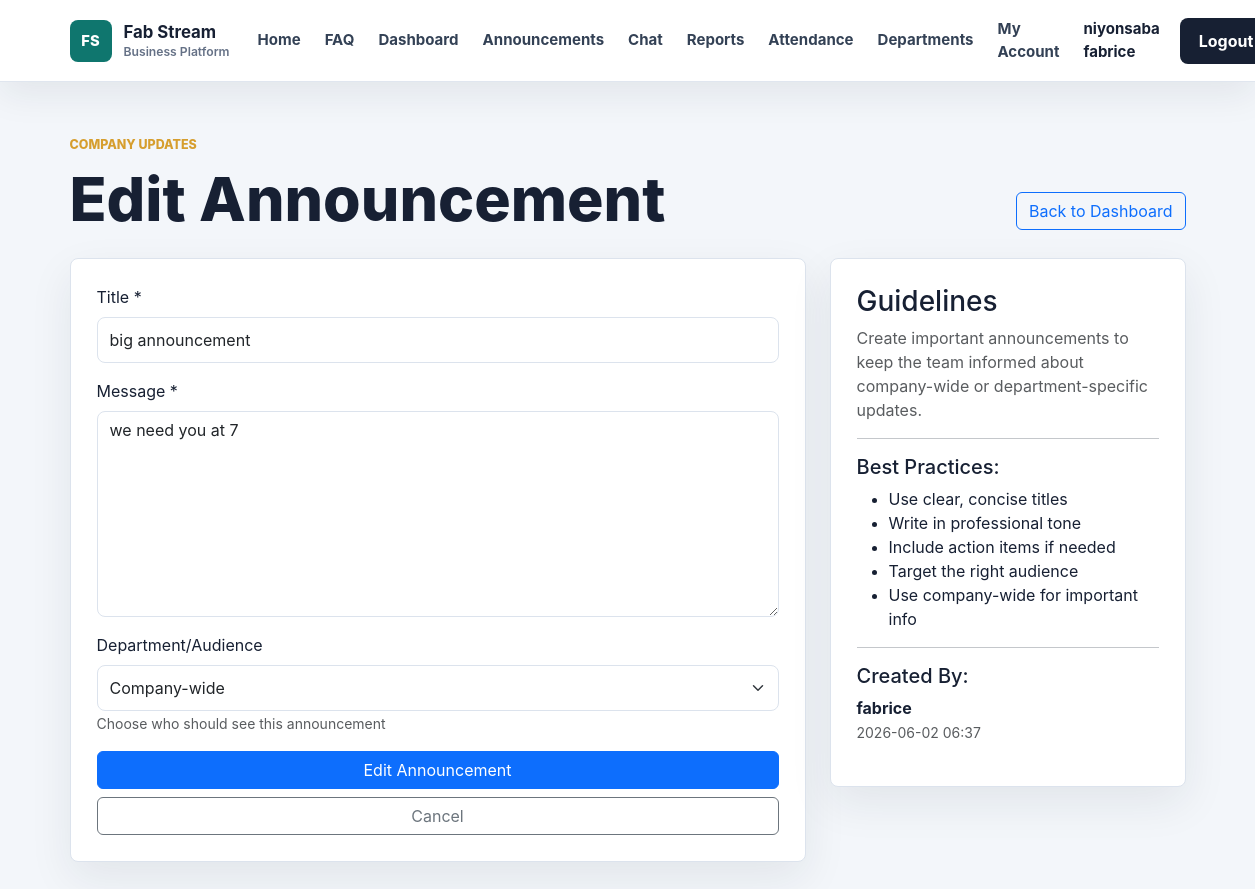
The app's page /admin/updates/3/edit (signed in) with its own data.
### app/models.py (models this page shows, shortened)
class User(db.Model, UserMixin):
    id = db.Column(db.Integer, primary_key=True)
    username = db.Column(db.String(100), unique=True, nullable=False)
    email = db.Column(db.String(120), unique=True, nullable=False)
    password = db.Column(db.String(200), nullable=False)
    role = db.Column(db.String(20), default='employee')
    full_name = db.Column(db.String(120), nullable=True)
    employee_number = db.Column(db.String(40), unique=True, nullable=True)
    employee_code = db.Column(db.String(40), nullable=True)
    phone = db.Column(db.String(40), nullable=True)
    department = db.Column(db.String(80), nullable=True)
    position = db.Column(db.String(100), nullable=True)
    hire_date = db.Column(db.String(20), nullable=True)

class CompanyUpdate(db.Model):
    id = db.Column(db.Integer, primary_key=True)
    title = db.Column(db.String(150), nullable=False)
    body = db.Column(db.Text, nullable=False)
    department = db.Column(db.String(80), default='Company-wide')
    created_at = db.Column(db.DateTime, default=datetime.utcnow)
    author_id = db.Column(db.Integer, db.ForeignKey('user.id'), nullable=False)
    author = db.relationship('User', backref='company_updates')

### app/crud_routes.py (the view, shortened to what this page needs)
@routes.route('/admin/updates/<int:update_id>/edit', methods=['GET', 'POST'])
@login_required
def edit_update(update_id):
    require_admin()
    update = CompanyUpdate.query.get_or_404(update_id)
    return render_template('update_form.html', update=update, action='Edit', department_list=department_names())

### app/__init__.py (called while the page is built)
def create_app():
    flask_app = Flask(__name__)
    flask_app.config.from_object(Config)
    flask_app.config['UPLOAD_FOLDER'] = os.path.join(flask_app.instance_path, flask_app.config['UPLOAD_FOLDER'])
    os.makedirs(flask_app.config['UPLOAD_FOLDER'], exist_ok=True)
    db.init_app(flask_app)
    bcrypt.init_app(flask_app)
    login_manager.init_app(flask_app)
    socketio.init_app(flask_app)
    migrate.init_app(flask_app, db, render_as_batch=True)
    with flask_app.app_context():
        from . import models
        db.create_all()
    from .models import User
    @login_manager.user_loader
    def load_user(user_id):
        return db.session.get(User, int(user_id))
    from .routes import routes
    from . import crud_routes
    flask_app.register_blueprint(routes)
    return flask_app

### app/routes.py (called while the page is built)
def department_names():
    try:
        return [dept.name for dept in Department.query.order_by(Department.name.asc()).all()]
    except Exception:
        return []

def is_admin(user=None):
    user = user or current_user
    return user.is_authenticated and user.role in ADMIN_ROLES

def require_admin():
    if not is_admin():
        abort(403)

### app/templates/update_form.html (shortened to what this page needs)
{% extends 'base.html' %}
{% block content %}
<section class="app-page">
    <div class="container">
        <div class="app-header">
            <div>
                <p class="section-kicker">Company Updates</p>
                <h1>{{ action }} Announcement</h1>
            </div>
            <a href="{{ url_for('routes.manager_dashboard') }}" class="btn btn-outline-primary">Back to Dashboard</a>
        </div>
        <div class="row g-4">
            <div class="col-lg-8">
                <div class="work-panel">
                    <form method="POST">
                        <div class="mb-3">
                            <label class="form-label" for="title">Title *</label>
                            <input class="form-control" id="title" name="title" value="{{ update.title or '' }}" placeholder="Update title" required>
                        </div>
                        <div class="mb-3">
                            <label class="form-label" for="body">Message *</label>
                            <textarea class="form-control" id="body" name="body" rows="8" placeholder="Enter the full announcement text" required>{{ update.body or '' }}</textarea>
                        </div>
                        <div class="mb-3">
                            <label class="form-label" for="department">Department/Audience</label>
                            <select class="form-select" id="department" name="department">
                                <option value="Company-wide" {% if not update or update.department == 'Company-wide' %}selected{% endif %}>Company-wide</option>
                            </select>
                            <small class="form-text text-muted">Choose who should see this announcement</small>
                        </div>
                        <div class="d-grid gap-2">
                            <button class="btn btn-primary" type="submit">{{ action }} Announcement</button>
                            <a href="{{ url_for('routes.manager_dashboard') }}" class="btn btn-outline-secondary">Cancel</a>
                        </div>
                    </form>
                </div>
            </div>
            <div class="col-lg-4">
                <div class="work-panel">
                    <h3>Guidelines</h3>
                    <p class="text-muted text-small">
                        Create important announcements to keep the team informed about company-wide or department-specific updates.
                    </p>
                    <hr>
                    <h5>Best Practices:</h5>
                    <ul class="text-small">
                        <li>Use clear, concise titles</li>
                        <li>Write in professional tone</li>
                        <li>Include action items if needed</li>
                        <li>Target the right audience</li>
                        <li>Use company-wide for important info</li>
                    </ul>
                    {% if update %}
                        <hr>
                        <h5>Created By:</h5>
                        <p>
                            <strong>{{ update.author.full_name or update.author.username }}</strong>
                            <br>
                            <small class="text-muted">{{ update.created_at.strftime('%Y-%m-%d %H:%M') }}</small>
                        </p>
                    {% endif %}
                </div>
            </div>
        </div>
    </div>
</section>
{% endblock %}

### app/templates/base.html (shortened to what this page needs)
<!DOCTYPE html>
<html lang="en">
<head>
    <link href="https://cdn.jsdelivr.net/npm/bootstrap@5.3.0/dist/css/bootstrap.min.css" rel="stylesheet">
    <link rel="stylesheet" href="{{ url_for('static', filename='css/style.css') }}">
</head>
<body>
<nav class="navbar navbar-expand-lg site-navbar sticky-top">
    <div class="container">
        <a class="navbar-brand brand-mark" href="{{ url_for('routes.home') }}">
            <span class="brand-icon">FS</span>
            <span>
                <strong>Fab Stream</strong>
                <small>Business Platform</small>
            </span>
        </a>
        <div class="collapse navbar-collapse" id="navbarNav">
            <ul class="navbar-nav ms-auto align-items-lg-center">
                <li class="nav-item">
                    <a class="nav-link" href="{{ url_for('routes.home') }}">Home</a>
                </li>
                <li class="nav-item">
                    <a class="nav-link" href="{{ url_for('routes.home') }}#faq">FAQ</a>
                </li>
                <li class="nav-item">
                    <a class="nav-link" href="{{ url_for('routes.dashboard') }}">Dashboard</a>
                </li>
                <li class="nav-item">
                    <a class="nav-link" href="{{ url_for('routes.manager_dashboard') }}">Announcements</a>
                </li>
                    {% if current_user.is_authenticated %}
                        {% if current_user.role in ['admin', 'manager'] %}
                            <li class="nav-item">
                                <a class="nav-link" href="{{ url_for('routes.chat') }}">Chat</a>
                            </li>
                            <li class="nav-item">
                                <a class="nav-link" href="{{ url_for('routes.reports') }}">Reports</a>
                            </li>
                            <li class="nav-item">
                                <a class="nav-link" href="{{ url_for('routes.attendance_records') }}">Attendance</a>
                            </li>
                            <li class="nav-item">
                                <a class="nav-link" href="{{ url_for('routes.departments') }}">Departments</a>
                            </li>
                        {% endif %}
                    <li class="nav-item">
                        <a class="nav-link" href="{{ url_for('routes.employee_detail', employee_id=current_user.id) }}">My Account</a>
                    </li>
                    <li class="nav-item">
                        <span class="nav-link nav-user">{{ current_user.username }}</span>
                    </li>
                    <li class="nav-item">
                        <a class="btn nav-cta ms-lg-2" href="{{ url_for('routes.logout') }}">
                            Logout
                        </a>
                    </li>
                {% endif %}
            </ul>
        </div>
    </div>
</nav>
<main>
    {% block content %}{% endblock %}
</main>
</body>
</html>

### app/static/css/style.css (style rules this page uses)
:root { --ink: #172033; --muted: #657186; --line: #dce3ed; --surface: #ffffff; --soft: #f3f6fa; --brand: #0f766e; --brand-dark: #115e59; --accent: #d69e2e; }
* { box-sizing: border-box; }
body { margin: 0; background: var(--soft); color: var(--ink); font-family: Inter, "Segoe UI", Arial, sans-serif; }
a { text-decoration: none; }
.site-navbar { min-height: 76px; border-bottom: 1px solid rgba(220, 227, 237, 0.88); background: rgba(255, 255, 255, 0.96); box-shadow: 0 12px 36px rgba(23, 32, 51, 0.08); backdrop-filter: blur(18px); }
.brand-mark { display: inline-flex; align-items: center; gap: 12px; color: var(--ink); }
.brand-icon { display: inline-grid; width: 42px; height: 42px; place-items: center; border-radius: 8px; background: var(--brand); color: #ffffff; font-size: 0.92rem; font-weight: 800; }
.brand-mark strong, .brand-mark small { display: block; line-height: 1.1; }
.brand-mark strong { font-size: 1.05rem; letter-spacing: 0; }
.brand-mark small { margin-top: 3px; color: var(--muted); font-size: 0.76rem; font-weight: 600; }
.site-navbar .nav-link { margin: 0 4px; border-radius: 8px; color: #334155; font-size: 0.94rem; font-weight: 650; padding: 10px 12px; transition: background 180ms ease, color 180ms ease; }
.nav-user { color: var(--ink) !important; cursor: default; }
.nav-cta { border-radius: 8px; background: var(--ink); color: #ffffff; font-weight: 750; padding: 10px 18px; }
.hero-kicker, .section-kicker { margin-bottom: 14px; color: var(--accent); font-size: 0.78rem; font-weight: 800; letter-spacing: 0; text-transform: uppercase; }
.app-page { padding: 54px 0 88px; }
.app-header { display: flex; align-items: end; justify-content: space-between; gap: 24px; margin-bottom: 28px; }
.app-header h1 { margin: 0; color: var(--ink); font-size: clamp(2rem, 5vw, 3.8rem); font-weight: 850; line-height: 1; }
.stat-card, .work-panel, .department-card, .chat-panel { border: 1px solid var(--line); border-radius: 8px; background: #ffffff; box-shadow: 0 16px 44px rgba(23, 32, 51, 0.08); }
.work-panel, .chat-panel { padding: 26px; }
.work-panel .form-control, .work-panel .form-select, .chat-form .form-control { min-height: 46px; border-color: var(--line); border-radius: 8px; }
.work-panel textarea.form-control { min-height: 140px; }

### records on screen
User: username "niyonsaba fabrice", author "fabrice"
CompanyUpdate: title "big announcement", body "we need you at 7", created_at "2026-06-02 06:37"

### other values on screen
{{ action }} "Edit"
